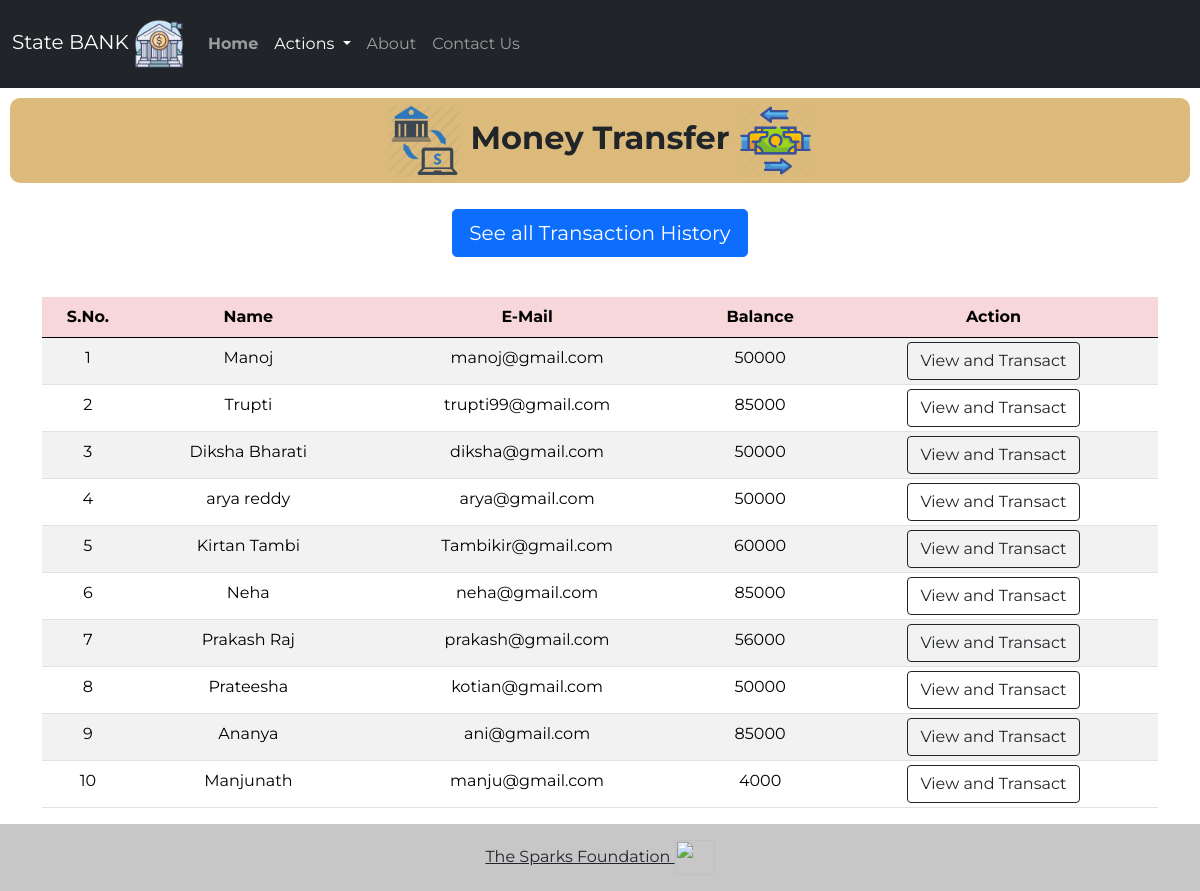
The page /money.php on the database its author committed.
### tables this page shows
CREATE TABLE `users` (
  `id` int(3) NOT NULL,
  `name` text NOT NULL,
  `email` varchar(30) NOT NULL,
  `balance` int(8) NOT NULL
);

### money.php (the view, shortened to what this page needs)
<!doctype html>
<html lang="en">
<head>
    <link href="https://cdn.jsdelivr.net/npm/bootstrap@5.0.0-beta1/dist/css/bootstrap.min.css" rel="stylesheet">
    <link rel="stylesheet" href="css/style2.css">
<body>
    <?php
    include 'connect.php';
    $sql = "SELECT * FROM users";
    $result = mysqli_query($conn, $sql);
    ?>
    <nav class="navbar py-2 navbar-expand-lg navbar-dark bg-dark">
        <div class="container-fluid">
            <a class="navbar-brand" href="#">State BANK <img src="logos/logo.webp" alt="Bank" width="50" height="50"></a>
            <div class="collapse navbar-collapse" id="navbarSupportedContent">
                <ul class="navbar-nav me-auto mb-8 mb-lg-0">
                    <li class="nav-item py-3">
                        <a class="nav-link" aria-current="page" href="index.php"><strong>Home</strong></a>
                    </li>
                    <li class="nav-item dropdown py-3">
                        <a class="nav-link dropdown-toggle active" href="#" id="navbarDropdown" role="button" data-bs-toggle="dropdown" aria-expanded="false">
                            Actions
                        </a>
                    </li>
                    <li class="nav-item py-3">
                        <a class="nav-link" href="https://www.thesparksfoundationsingapore.org/ " target="_blank">About</a>
                    </li>
                    <li class="nav-item py-3">
                        <a class="nav-link" href="contact.php">Contact Us</a>
                    </li>
                </ul>
            </div>
        </div>
    </nav>
    <class class="welcome">
        <h2>
            <img src="logos/m1.webp" alt="Bank" width="75" height="75" style="font-weight: bold;"> <strong>Money
                Transfer</strong> <img src="logos/m2.webp" alt="Bank" width="75" height="75">
        </h2>
    </class>
    <div class="d-grip gap-2 col-6 mx-auto text-center p-3 mb-2">
        <a href="history.php"><button type="button" class="btn btn-primary btn-lg mb-3">See all Transaction History</button></a>
    </div>
    <div class="container">
        <div class="row text-center">
            <div class="col text-center">
                <div class="table-responsive-sm">
                    <table class="table table-hover table-striped table-sm">
                        <thead style="color : black;" class="table-danger">
                            <tr>
                                <th scope="col" class="text-center py-2">S.No.</th>
                                <th scope="col" class="text-center py-2">Name</th>
                                <th scope="col" class="text-center py-2">E-Mail</th>
                                <th scope="col" class="text-center py-2">Balance</th>
                                <th scope="col" class="text-center py-2">Action</th>
                            </tr>
                        </thead>
                        <tbody>
                            <?php
                            while ($rows = mysqli_fetch_assoc($result)) {
                            ?>
                                <tr style="color : black;">
                                    <td class="text-center py-2">
                                        <?php echo $rows['id'] ?>
                                    </td>
                                    <td class="text-center py-2">
                                        <?php echo $rows['name'] ?>
                                    </td>
                                    <td class="text-center py-2">
                                        <?php echo $rows['email'] ?>
                                    </td>
                                    <td class="text-center py-2">
                                        <?php echo $rows['balance'] ?>
                                    </td>
                                    <td><a href="users.php?id= <?php echo $rows['id']; ?>"> <button class="btn btn-outline-dark btn">View and Transact</button></a></td>
                                </tr>
                            <?php
                            }
                            ?>
                        </tbody>
                    </table>
                </div>
            </div>
        </div>
    </div>
    <div class="foot">
        <footer class="bg-light text-center text-lg-start">
            <div class="text-center p-3" style="background-color: rgba(0, 0, 0, 0.2)">
                <a class="text-dark" href="https://www.thesparksfoundationsingapore.org/" target="_blank"> The Sparks
                    Foundation <img src="logos/State.png" alt="" width="40" height="35"></a>
            </div>
        </footer>
    </div>
</body>
</html>

### css/style2.css (style rules this page uses)
* { font-family: 'Montserrat', sans-serif; }
.welcome h2 { margin: 10px; padding: 5px; text-align: center; background-color:rgba(216, 180, 112, 0.911) ; border-radius: 10px; }

### rows shown on the page
users: id "1", name "Manoj", email "manoj@gmail.com", balance "50000"
users: id "2", name "Trupti", email "trupti99@gmail.com", balance "85000"
users: id "3", name "Diksha Bharati", email "diksha@gmail.com", balance "50000"
users: id "4", name "arya reddy", email "arya@gmail.com", balance "50000"
users: id "5", name "Kirtan Tambi", email "Tambikir@gmail.com", balance "60000"
users: id "6", name "Neha", email "neha@gmail.com", balance "85000"
users: id "7", name "Prakash Raj", email "prakash@gmail.com", balance "56000"
users: id "8", name "Prateesha", email "kotian@gmail.com", balance "50000"
users: id "9", name "Ananya", email "ani@gmail.com", balance "85000"
users: id "10", name "Manjunath", email "manju@gmail.com", balance "4000"
